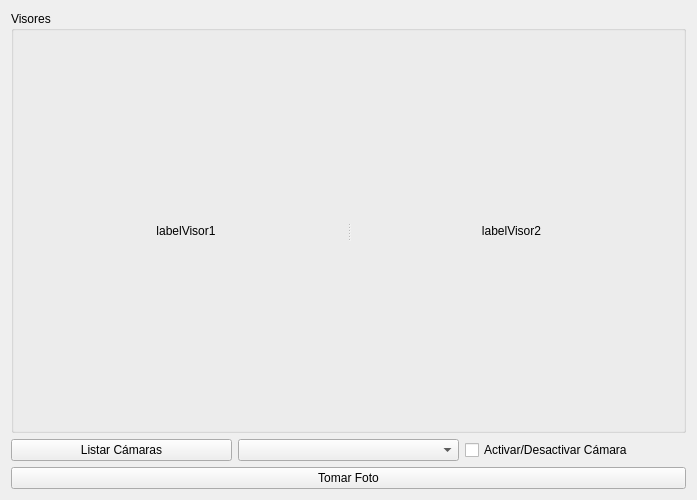
<?xml version="1.0" encoding="UTF-8"?>
<ui version="4.0">
 <class>WidgetMain</class>
 <widget class="QWidget" name="WidgetMain">
  <property name="geometry">
   <rect>
    <x>0</x>
    <y>0</y>
    <width>697</width>
    <height>500</height>
   </rect>
  </property>
  <property name="windowTitle">
   <string>WidgetMain</string>
  </property>
  <layout class="QVBoxLayout" name="verticalLayout_2">
   <item>
    <widget class="QGroupBox" name="groupBox">
     <property name="title">
      <string>Visores</string>
     </property>
     <layout class="QVBoxLayout" name="verticalLayout">
      <item>
       <widget class="QSplitter" name="splitter">
        <property name="orientation">
         <enum>Qt::Horizontal</enum>
        </property>
        <widget class="QLabel" name="labelVisor1">
         <property name="text">
          <string>labelVisor1</string>
         </property>
         <property name="alignment">
          <set>Qt::AlignCenter</set>
         </property>
        </widget>
        <widget class="QLabel" name="labelVisor2">
         <property name="text">
          <string>labelVisor2</string>
         </property>
         <property name="alignment">
          <set>Qt::AlignCenter</set>
         </property>
        </widget>
       </widget>
      </item>
     </layout>
    </widget>
   </item>
   <item>
    <layout class="QHBoxLayout" name="horizontalLayout">
     <item>
      <widget class="QPushButton" name="btnListarCamaras">
       <property name="text">
        <string>Listar Cámaras</string>
       </property>
      </widget>
     </item>
     <item>
      <widget class="QComboBox" name="cbxCamaras"/>
     </item>
     <item>
      <widget class="QCheckBox" name="chbCamara">
       <property name="text">
        <string>Activar/Desactivar Cámara</string>
       </property>
      </widget>
     </item>
    </layout>
   </item>
   <item>
    <widget class="QPushButton" name="btnTakePhoto">
     <property name="text">
      <string>Tomar Foto</string>
     </property>
    </widget>
   </item>
  </layout>
 </widget>
 <layoutdefault spacing="6" margin="11"/>
 <resources/>
 <connections/>
</ui>
